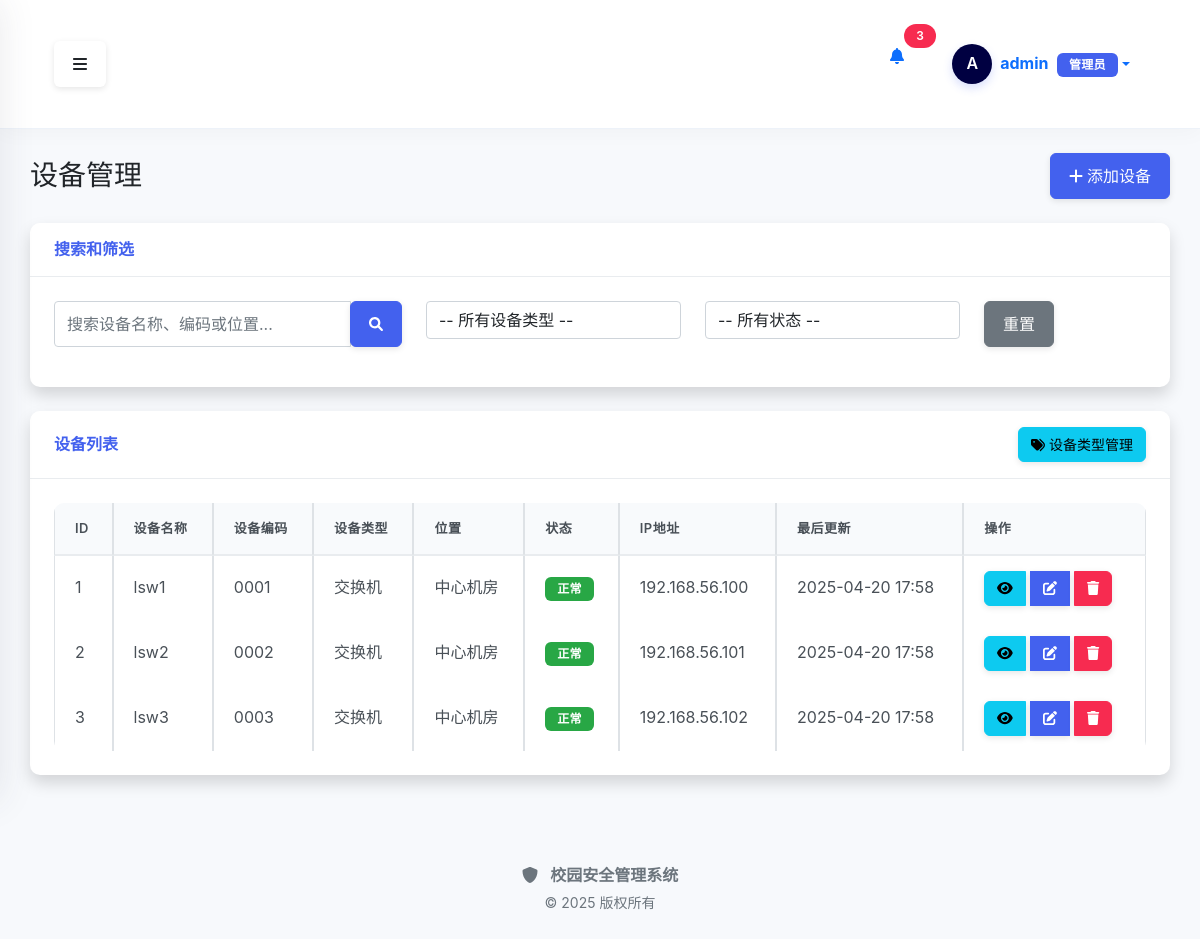
/device/ (signed in), run on the app's committed database.
### src/modules/auth/models.py (models this page shows, shortened)
class User(db.Model, UserMixin):
    __table_args__ = {'extend_existing': True}
    """用户模型"""
    __tablename__ = 'users'
    id = db.Column(db.Integer, primary_key=True)
    username = db.Column(db.String(64), unique=True, index=True, nullable=False)
    email = db.Column(db.String(120), unique=True, index=True, nullable=False)
    password_hash = db.Column(db.String(128), nullable=False)
    is_active = db.Column(db.Boolean, default=True)
    is_admin = db.Column(db.Boolean, default=False)
    created_at = db.Column(db.DateTime, default=datetime.now)
    updated_at = db.Column(db.DateTime, default=datetime.now, onupdate=datetime.now)

### src/models/device.py (models this page shows, shortened)
class Device(BaseModel):
    __tablename__ = 'devices'
    __table_args__ = {'extend_existing': True}  # 确保可以扩展现有表
    id = db.Column(db.Integer, primary_key=True)
    name = db.Column(db.String(100), nullable=False)
    ip_address = db.Column(db.String(20), nullable=False)
    type_id = db.Column(db.Integer, db.ForeignKey('device_types.id'))
    location = db.Column(db.String(100))
    status = db.Column(db.String(20), default='正常')
    serial_number = db.Column(db.String(50), nullable=True)
    firmware_version = db.Column(db.String(50), nullable=True)
    device_code = db.Column(db.String(50), nullable=True, unique=True)
    mac_address = db.Column(db.String(20), nullable=True)
    manufacturer = db.Column(db.String(100), nullable=True)
    model = db.Column(db.String(100), nullable=True)
    purchase_date = db.Column(db.Date, nullable=True)
    warranty_period = db.Column(db.Integer, nullable=True)  # 保修期（月）
    notes = db.Column(db.Text, nullable=True)
    username = db.Column(db.String(50), default='admin', nullable=True)
    password = db.Column(db.String(100), default='admin123', nullable=True)
    port = db.Column(db.Integer, default=22, nullable=True)
    connection_protocol = db.Column(db.String(20), default='ssh', nullable=True)  # ssh, telnet, snmp

class DeviceType(BaseModel):
    __tablename__ = 'device_types'
    id = db.Column(db.Integer, primary_key=True)
    name = db.Column(db.String(50), nullable=False, unique=True)
    description = db.Column(db.String(200))
    devices = db.relationship('Device', backref='type', lazy=True)

### src/modules/device/routes.py (the view)
@device_bp.route('/')
@login_required
def index():
    page = request.args.get('page', 1, type=int)
    per_page = request.args.get('per_page', 10, type=int)
    search_query = request.args.get('search', '')
    device_type = request.args.get('type', '')
    status = request.args.get('status', '')
    query = Device.query
    if search_query:
        query = query.filter(
            (Device.name.like(f'%{search_query}%')) |
            (Device.device_code.like(f'%{search_query}%')) |
            (Device.location.like(f'%{search_query}%'))
        )
    if device_type:
        query = query.filter(Device.type_id == device_type)
    if status:
        query = query.filter(Device.status == status)
    query = query.options(joinedload(Device.type))
    pagination = query.order_by(desc(Device.updated_at)).paginate(
        page=page, per_page=per_page, error_out=False
    )
    devices = pagination.items
    device_types = DeviceType.query.all()
    status_options = db.session.query(Device.status).distinct().all()
    status_options = [status[0] for status in status_options if status[0]]  # 过滤掉空值
    if not status_options:
        status_options = ['正常', '维修中', '闲置', '报废']
    return render_template(
        'device/index.html',
        devices=devices,
        pagination=pagination,
        device_types=device_types,
        status_options=status_options,
        search_query=search_query,
        selected_type=device_type,
        selected_status=status
    )

### src/modules/device/templates/device/index.html (shortened to what this page needs)
{% extends "base.html" %}
{% block content %}
<div class="container-fluid">
    <div class="d-flex justify-content-between align-items-center mb-4">
        <h1 class="h3 mb-0 text-gray-800">设备管理</h1>
        <a href="{{ url_for('device.add') }}" class="btn btn-primary">
            <i class="fas fa-plus"></i> 添加设备
        </a>
    </div>
    <div class="card shadow mb-4">
        <div class="card-header py-3">
            <h6 class="m-0 font-weight-bold text-primary">搜索和筛选</h6>
        </div>
        <div class="card-body">
            <form method="get" action="{{ url_for('device.index') }}">
                <div class="row">
                    <div class="col-md-4 mb-3">
                        <div class="input-group">
                            <input type="text" class="form-control" placeholder="搜索设备名称、编码或位置..."
                                   name="search" value="{{ search_query }}">
                            <div class="input-group-append">
                                <button class="btn btn-primary" type="submit" aria-label="搜索" title="搜索">
                                    <i class="fas fa-search fa-sm"></i>
                                </button>
                            </div>
                        </div>
                    </div>
                    <div class="col-md-3 mb-3">
                        <select class="form-control" name="type" onchange="this.form.submit()"
                                aria-label="设备类型筛选" title="设备类型筛选">
                            <option value="">-- 所有设备类型 --</option>
                        </select>
                    </div>
                    <div class="col-md-3 mb-3">
                        <select class="form-control" name="status" onchange="this.form.submit()"
                                aria-label="设备状态筛选" title="设备状态筛选">
                            <option value="">-- 所有状态 --</option>
                        </select>
                    </div>
                    <div class="col-md-2 mb-3">
                        <a href="{{ url_for('device.index') }}" class="btn btn-secondary btn-block">
                            重置
                        </a>
                    </div>
                </div>
            </form>
        </div>
    </div>
    <div class="card shadow mb-4">
        <div class="card-header py-3 d-flex justify-content-between align-items-center">
            <h6 class="m-0 font-weight-bold text-primary">设备列表</h6>
            <a href="{{ url_for('device.types') }}" class="btn btn-info btn-sm">
                <i class="fas fa-tags"></i> 设备类型管理
            </a>
        </div>
        <div class="card-body">
            <div class="table-responsive">
                <table class="table table-bordered" width="100%" cellspacing="0">
                    <thead>
                        <tr>
                            <th>ID</th>
                            <th>设备名称</th>
                            <th>设备编码</th>
                            <th>设备类型</th>
                            <th>位置</th>
                            <th>状态</th>
                            <th>IP地址</th>
                            <th>最后更新</th>
                            <th>操作</th>
                        </tr>
                    </thead>
                    <tbody>
                        {% if devices %}
                            {% for device in devices %}
                            <tr>
                                <td>{{ device.id }}</td>
                                <td>{{ device.name }}</td>
                                <td>{{ device.device_code }}</td>
                                <td>{{ device.type.name if device.type else '-' }}</td>
                                <td>{{ device.location or '-' }}</td>
                                <td>
                                    {% if device.status == '正常' %}
                                    <span class="badge badge-success" style="display: inline-block !important; visibility: visible !important; color: white !important; background-color: #28a745 !important;">正常</span>
                                    {% elif device.status == '维修中' %}
                                    <span class="badge badge-warning" style="display: inline-block !important; visibility: visible !important; color: white !important; background-color: #ffc107 !important;">维修中</span>
                                    {% elif device.status == '报废' %}
                                    <span class="badge badge-danger" style="display: inline-block !important; visibility: visible !important; color: white !important; background-color: #dc3545 !important;">报废</span>
                                    {% elif device.status == '闲置' %}
                                    <span class="badge badge-info" style="display: inline-block !important; visibility: visible !important; color: white !important; background-color: #17a2b8 !important;">闲置</span>
                                    {% else %}
                                    <span class="badge badge-secondary" style="display: inline-block !important; visibility: visible !important; color: white !important; background-color: #6c757d !important;">{{ device.status or '未知' }}</span>
                                    {% endif %}
                                </td>
                                <td>{{ device.ip_address or '-' }}</td>
                                <td>{{ device.updated_at.strftime('%Y-%m-%d %H:%M') if device.updated_at else '-' }}</td>
                                <td>
                                    <div class="btn-group">
                                        <a href="{{ url_for('device.view', device_id=device.id) }}"
                                           class="btn btn-info btn-sm" title="查看详情">
                                            <i class="fas fa-eye"></i>
                                        </a>
                                        <a href="{{ url_for('device.edit', device_id=device.id) }}"
                                           class="btn btn-primary btn-sm" title="编辑">
                                            <i class="fas fa-edit"></i>
                                        </a>
                                        <button type="button" class="btn btn-danger btn-sm"
                                                onclick="confirmDelete('{{ device.id }}', '{{ device.name }}')" title="删除">
                                            <i class="fas fa-trash"></i>
                                        </button>
                                    </div>
                                </td>
                            </tr>
                            {% endfor %}
                        {% else %}
                            <tr>
                                <td colspan="9" class="text-center">没有找到设备记录</td>
                            </tr>
                        {% endif %}
                    </tbody>
                </table>
            </div>
        </div>
    </div>
</div>
{% endblock %}

### src/templates/base.html (shortened to what this page needs)
<!DOCTYPE html>
<html lang="zh-CN">
<head>
    <link href="https://cdn.jsdelivr.net/npm/bootstrap@5.1.3/dist/css/bootstrap.min.css" rel="stylesheet">
    <link rel="stylesheet" href="https://cdnjs.cloudflare.com/ajax/libs/font-awesome/6.0.0/css/all.min.css">
    <link rel="stylesheet" href="{{ url_for('static', filename='css/style.css') }}?v={{ range(1, 10000) | random }}">
</head>
<body>
    <div class="d-flex" id="wrapper">
        <div id="page-content-wrapper">
            <nav class="navbar navbar-expand-lg navbar-light top-navbar">
                <div class="container-fluid">
                    <button class="btn" id="menu-toggle" aria-label="切换侧边栏">
                        <i class="fas fa-bars"></i>
                    </button>
                    <div class="d-flex ms-auto">
                        {% if current_user.is_authenticated %}
                        <div class="nav-item dropdown me-3">
                            <a class="nav-link position-relative" href="#" id="notificationsDropdown" role="button" data-bs-toggle="dropdown" aria-expanded="false">
                                <i class="fas fa-bell"></i>
                                <span class="position-absolute top-0 start-100 translate-middle badge rounded-pill bg-danger">
                                    3
                                </span>
                            </a>
                        </div>
                        <div class="nav-item dropdown user-dropdown">
                            <a class="nav-link dropdown-toggle d-flex align-items-center" href="#" id="navbarDropdown" role="button" data-bs-toggle="dropdown" aria-expanded="false">
                                <div class="user-avatar-container me-2">
                                    <div class="user-avatar-circle">
                                        <span class="avatar-text">{{ current_user.username[0]|upper }}</span>
                                    </div>
                                </div>
                                <div class="user-info d-none d-md-block">
                                    <span class="fw-bold">{{ current_user.username }}</span>
                                    <span class="badge bg-primary ms-1">{{ current_user.role or ('管理员' if current_user.is_admin else '用户') }}</span>
                                </div>
                            </a>
                        </div>
                        {% else %}
                        <div class="nav-item">
                            <a class="btn btn-primary btn-sm" href="{{ url_for('auth.login') }}">
                                <i class="fas fa-sign-in-alt me-1"></i>登录
                            </a>
                        </div>
                        {% endif %}
                    </div>
                </div>
            </nav>
            <div class="content-container">
                {% block content %}{% endblock %}
            </div>
            <footer class="footer mt-auto py-3">
                <div class="container-fluid text-center text-muted">
                    <div class="footer-brand mb-1">
                        <i class="fas fa-shield-alt me-2"></i>
                        <span class="fw-bold">校园安全管理系统</span>
                    </div>
                    <p class="small mb-0">© 2025 版权所有</p>
                </div>
            </footer>
        </div>
    </div>
</body>
</html>

### data on the page
User: username "A", username "admin", is_admin "管理员"
Device: id "1", name "lsw1", device_code "0001", type "交换机", location "中心机房", status "正常", ip_address "192.168.56.100", updated_at "2025-04-20 17:58"
Device: id "2", name "lsw2", device_code "0002", type "交换机", location "中心机房", status "正常", ip_address "192.168.56.101", updated_at "2025-04-20 17:58"
Device: id "3", name "lsw3", device_code "0003", type "交换机", location "中心机房", status "正常", ip_address "192.168.56.102", updated_at "2025-04-20 17:58"
